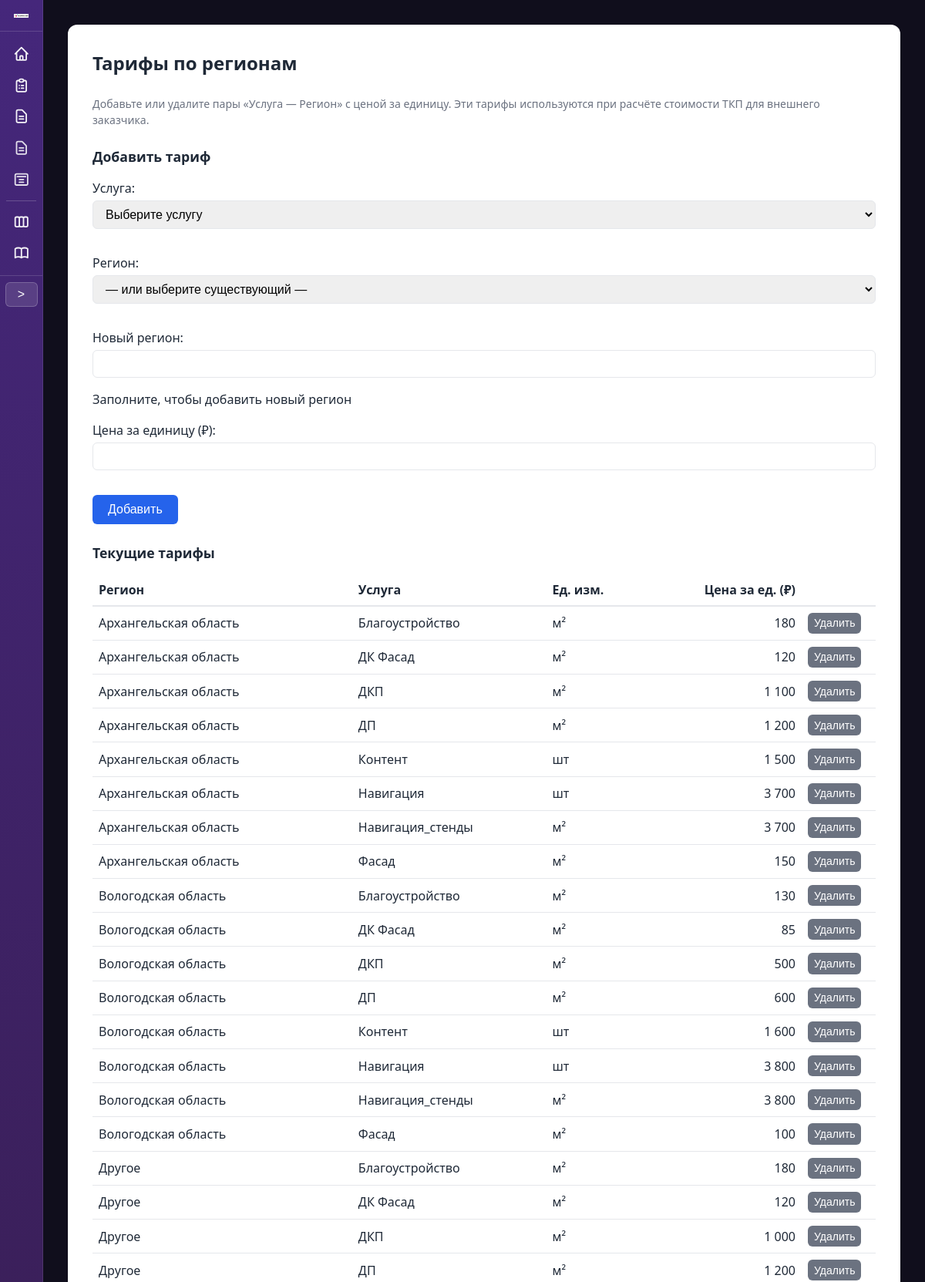
/tariffs/ (signed in, upper part), run on the app's committed database.
### proposals/models.py (models this page shows, shortened)
class RegionServicePrice(models.Model):
    region = models.ForeignKey(Region, on_delete=models.CASCADE, verbose_name='Регион')
    service = models.ForeignKey(Service, on_delete=models.CASCADE, verbose_name='Услуга')
    unit_price = models.DecimalField(
        'Цена за единицу',
        max_digits=15,
        decimal_places=2,
        default=0,
    )
    class Meta:
        verbose_name = 'Цена по региону'
        verbose_name_plural = 'Цены по регионам'
        unique_together = [['region', 'service']]

class Region(models.Model):
    name = models.CharField('Название региона', max_length=255, unique=True)
    class Meta:
        verbose_name = 'Регион'
        verbose_name_plural = 'Регионы'
        ordering = ['name']
    def __str__(self):
        return self.name

class Service(models.Model):
    UNIT_M2 = 'm2'
    UNIT_PIECE = 'piece'
    UNIT_CHOICES = [
        (UNIT_M2, 'м²'),
        (UNIT_PIECE, 'шт'),
    ]
    name = models.CharField('Наименование услуги', max_length=255)
    description = models.TextField(
        'Описание услуги (подставляется в Комментарий в Комплексном ТКП)',
        blank=True,
        default='',
    )
    template_file = models.CharField(
        'Файл шаблона',
        max_length=255,
        help_text='Имя .docx файла в папке templates_docx/'
    )
    unit_type = models.CharField(
        'Единица измерения',
        max_length=10,
        choices=UNIT_CHOICES,
        default=UNIT_M2,
    )
    order = models.PositiveSmallIntegerField('Порядок', default=0)
    class Meta:
        verbose_name = 'Услуга'
        verbose_name_plural = 'Услуги'
        ordering = ['order', 'name']
    def __str__(self):
        return self.name

### proposals/views.py (the view)
# urls.py: path('tariffs/', views.tariffs_view, name='tariffs'),
@login_required
@require_http_methods(['GET', 'POST'])
def tariffs_view(request):
    if request.method == 'POST':
        delete_id = request.POST.get('delete_id')
        if delete_id:
            try:
                RegionServicePrice.objects.filter(pk=delete_id).delete()
                messages.success(request, 'Тариф удалён.')
            except Exception:
                pass
            return redirect('proposals:tariffs')
        form = TariffForm(request.POST)
        if form.is_valid():
            data = form.cleaned_data
            service = data['service']
            new_name = (data.get('new_region_name') or '').strip()
            if new_name:
                region, _ = Region.objects.get_or_create(name=new_name, defaults={})
            else:
                region = data['region']
            RegionServicePrice.objects.update_or_create(
                region=region,
                service=service,
                defaults={'unit_price': data['unit_price']},
            )
            messages.success(request, f'Тариф сохранён: {service.name} — {region.name}.')
            return redirect('proposals:tariffs')
    else:
        form = TariffForm()
    tariffs_list = RegionServicePrice.objects.select_related('region', 'service').order_by('region__name', 'service__name')
    context = {'form': form, 'tariffs_list': tariffs_list}
    return render(request, 'proposals/tariffs.html', context)

### proposals/forms.py (shortened to what this page needs)
class TariffForm(forms.Form):
    service = forms.ModelChoiceField(
        label='Услуга',
        queryset=Service.objects.none(),
        empty_label='Выберите услугу'
    )
    region = forms.ModelChoiceField(
        label='Регион',
        queryset=Region.objects.none(),
        empty_label='— или выберите существующий —',
        required=False
    )
    new_region_name = forms.CharField(
        label='Новый регион',
        max_length=255,
        required=False,
        help_text='Заполните, чтобы добавить новый регион'
    )
    unit_price = forms.DecimalField(
        label='Цена за единицу (₽)',
        max_digits=15,
        decimal_places=2,
        min_value=0
    )
    def __init__(self, *args, **kwargs):
        super().__init__(*args, **kwargs)
        self.fields['service'].queryset = Service.objects.all()
        self.fields['region'].queryset = Region.objects.all().order_by('name')

### proposals/templatetags/proposal_filters.py (called while the page is built)
@register.filter
def format_price(value):
    if value is None:
        return ''
    try:
        s = str(int(value))
    except (ValueError, TypeError):
        return str(value)
    n = len(s)
    if n <= 3:
        return s
    r = n % 3 or 3
    result = s[:r]
    for i in range(r, n, 3):
        result += ' ' + s[i:i + 3]
    return result

### proposals/templates/proposals/tariffs.html (shortened to what this page needs)
{% extends "proposals/base.html" %}
{% load proposal_filters %}
{% block container_extra_class %}container--wide{% endblock %}
{% block content %}
<h1>Тарифы по регионам</h1>
<p class="help">Добавьте или удалите пары «Услуга — Регион» с ценой за единицу. Эти тарифы используются при расчёте стоимости ТКП для внешнего заказчика.</p>
<h2 style="font-size: 1.1rem; margin-top: 1.5rem;">Добавить тариф</h2>
<form method="post" action="{% url 'proposals:tariffs' %}" style="margin-bottom: 1.5rem;">
    {{ form.as_p }}
    <button type="submit" class="btn">Добавить</button>
</form>
<h2 style="font-size: 1.1rem; margin-top: 1.5rem;">Текущие тарифы</h2>
<div style="overflow-x: auto;">
    <table style="width: 100%; border-collapse: collapse;">
        <thead>
            <tr style="border-bottom: 2px solid var(--border);">
                <th style="text-align: left; padding: 0.5rem;">Регион</th>
                <th style="text-align: left; padding: 0.5rem;">Услуга</th>
                <th style="text-align: left; padding: 0.5rem;">Ед. изм.</th>
                <th style="text-align: right; padding: 0.5rem;">Цена за ед. (₽)</th>
                <th style="width: 6rem;"></th>
            </tr>
        </thead>
        <tbody>
            {% for t in tariffs_list %}
            <tr style="border-bottom: 1px solid var(--border);">
                <td style="padding: 0.5rem;">{{ t.region.name }}</td>
                <td style="padding: 0.5rem;">{{ t.service.name }}</td>
                <td style="padding: 0.5rem;">{{ t.service.get_unit_type_display }}</td>
                <td style="padding: 0.5rem; text-align: right;">{{ t.unit_price|format_price }}</td>
                <td style="padding: 0.5rem;">
                    <form method="post" action="{% url 'proposals:tariffs' %}" style="display: inline;">
                        <button type="submit" class="btn btn-secondary" style="padding: 0.35rem 0.5rem; font-size: 0.875rem;">Удалить</button>
                    </form>
                </td>
            </tr>
            {% empty %}
            <tr>
                <td colspan="5" style="padding: 1rem; color: var(--text-muted);">Нет тарифов. Добавьте первую пару выше или загрузите из CSV: <code>python manage.py load_region_prices</code></td>
            </tr>
            {% endfor %}
        </tbody>
    </table>
</div>
{% endblock %}

### proposals/templates/proposals/base.html (style rules this page uses)
:root { --bg: #100E1C; --card: #fff; --primary: #2563eb; --primary-hover: #1d4ed8; --text: #1f2937; --text-muted: #6b7280; --border: #e5e7eb; --success: #059669; --sidebar-w: 56px; --sidebar-w-expanded: 248px; --sidebar-gradient: linear-gradient(180deg, #45277B 0%, #331A42 100%); }
* { box-sizing: border-box; }
body { font-family: system-ui, -apple-system, sans-serif; background: var(--bg); color: var(--text); margin: 0; line-height: 1.5; }
h1 { font-size: 1.5rem; margin: 0 0 1.5rem; color: var(--text); }
label { display: block; font-weight: 500; margin-bottom: 0.25rem; color: var(--text); }
input, select, textarea { width: 100%; padding: 0.5rem 0.75rem; border: 1px solid var(--border); border-radius: 6px; font-size: 1rem; margin-bottom: 1rem; }
button, .btn { display: inline-block; padding: 0.6rem 1.25rem; background: var(--primary); color: white; border: none; border-radius: 6px; font-size: 1rem; cursor: pointer; text-decoration: none; }
.btn-secondary { background: var(--text-muted); }
.help { font-size: 0.875rem; color: var(--text-muted); margin-top: 0.25rem; }

### data on the page
RegionServicePrice: region.name "Архангельская область", service.name "Благоустройство", service.unit_type "м²", unit_price "180"
RegionServicePrice: region.name "Архангельская область", service.name "ДК Фасад", service.unit_type "м²", unit_price "120"
RegionServicePrice: region.name "Архангельская область", service.name "ДКП", service.unit_type "м²", unit_price "1 100"
RegionServicePrice: region.name "Архангельская область", service.name "ДП", service.unit_type "м²", unit_price "1 200"
RegionServicePrice: region.name "Архангельская область", service.name "Контент", service.unit_type "шт", unit_price "1 500"
RegionServicePrice: region.name "Архангельская область", service.name "Навигация", service.unit_type "шт", unit_price "3 700"
RegionServicePrice: region.name "Архангельская область", service.name "Навигация_стенды", service.unit_type "м²", unit_price "3 700"
RegionServicePrice: region.name "Архангельская область", service.name "Фасад", service.unit_type "м²", unit_price "150"
RegionServicePrice: region.name "Вологодская область", service.name "Благоустройство", service.unit_type "м²", unit_price "130"
RegionServicePrice: region.name "Вологодская область", service.name "ДК Фасад", service.unit_type "м²", unit_price "85"
RegionServicePrice: region.name "Вологодская область", service.name "ДКП", service.unit_type "м²", unit_price "500"
RegionServicePrice: region.name "Вологодская область", service.name "ДП", service.unit_type "м²", unit_price "600"
RegionServicePrice: region.name "Вологодская область", service.name "Контент", service.unit_type "шт", unit_price "1 600"
RegionServicePrice: region.name "Вологодская область", service.name "Навигация", service.unit_type "шт", unit_price "3 800"
RegionServicePrice: region.name "Вологодская область", service.name "Навигация_стенды", service.unit_type "м²", unit_price "3 800"
RegionServicePrice: region.name "Вологодская область", service.name "Фасад", service.unit_type "м²", unit_price "100"
RegionServicePrice: region.name "Другое", service.name "Благоустройство", service.unit_type "м²", unit_price "180"
RegionServicePrice: region.name "Другое", service.name "ДК Фасад", service.unit_type "м²", unit_price "120"
RegionServicePrice: region.name "Другое", service.name "ДКП", service.unit_type "м²", unit_price "1 000"
RegionServicePrice: region.name "Другое", service.name "ДП", service.unit_type "м²", unit_price "1 200"
